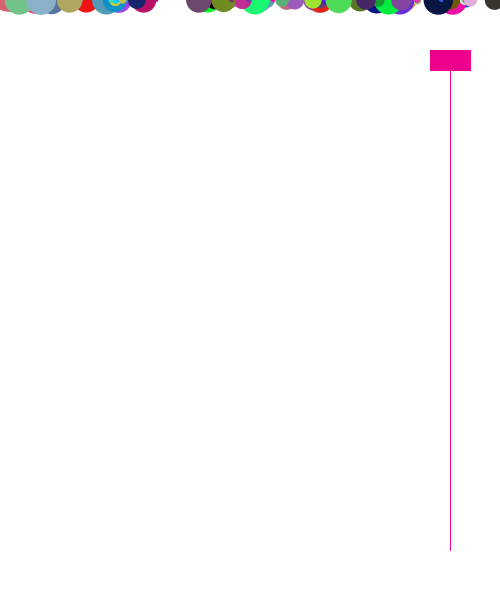
Frame 1 (no input)
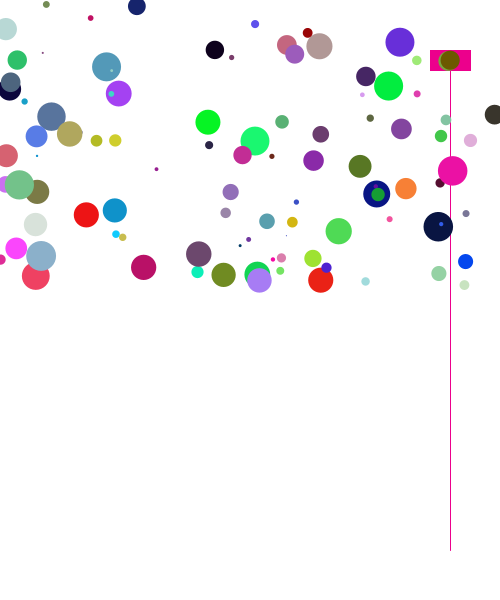
Frame 60 (the mouse pressed at the canvas centre just before this capture)
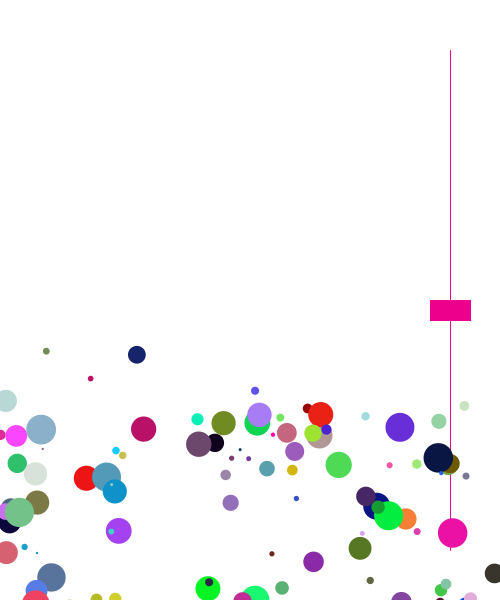
Frame 120 (the mouse held since frame 60 and released just before this capture)

The Processing sketch that drew these frames (run headless with seeded random() and noise(); from frame 60 on, the mouse is pressed at the canvas centre):

// Processing sketch: processing_115102
// ── processing_115102.pde



Ball [] balls = new Ball[100];
float gravity = 0.1;
color shade;

float rectX = 430;
float rectY = 50;
float rectW = 40;
float rectH = 20;

float sliderX = 450;
float sliderY = 50;
float sliderZ = 550;

float offsetY = 0;

boolean dragged;

void setup() {
  size(500, 600);

  for (int i = 0; i < balls.length; i++) {
    shade = color(random(0, 255), random(0, 255), random(0, 255));
    balls[i] = new Ball(random(0, width), shade, random(1, 30), random(0, 5));
  }
  
  dragged = false;
}

void draw() {
  background(255);
  
  //Is the slider being dragged?
  if(dragged) {
    rectY = mouseY + offsetY;
  }
  
  rectY = constrain(rectY,sliderY,sliderZ);
  
  //draw rectangle
  stroke(236,0,140);
  fill(236,0,140);
  rect(rectX,rectY,rectW,rectH);
  line(450,50,450,550);
  
   //float b = map(rectY,sliderY,sliderZ-rectW,0,600);

  for (int i = 0; i < balls.length; i++) { 
    //balls[i].s = random(10);
    balls[i].display();
    balls[i].move();
    
   
    if (dragged == true) {
      balls[i].s += 0.2;
    }
    
    if(balls[i].y < 0 || balls[i].y > height) {
      balls[i].s = balls[i].s * -0.9;
    }
  }
  
 
  
}

void mousePressed() {
  
  dragged = true;
  
}

void mouseReleased() {
  //Stop dragging
  dragged = false;
}



class Ball {
  
  float x; //x coordinate
  float y; //y coordinate
  color c; //color
  float d; //diameter
  float s; //speed
  
  Ball (float tempX, color tempC, float tempD, float tempS) {
    x = tempX;
    c = tempC;
    d = tempD;
    s = tempS;
    y = 0;
  }
  
  void display() {
    
    noStroke();
    fill(c);
    ellipse(x, y, d, d);   
  }
  
  void move() {
    y = y+s;
    
 
  }
}
  
  
